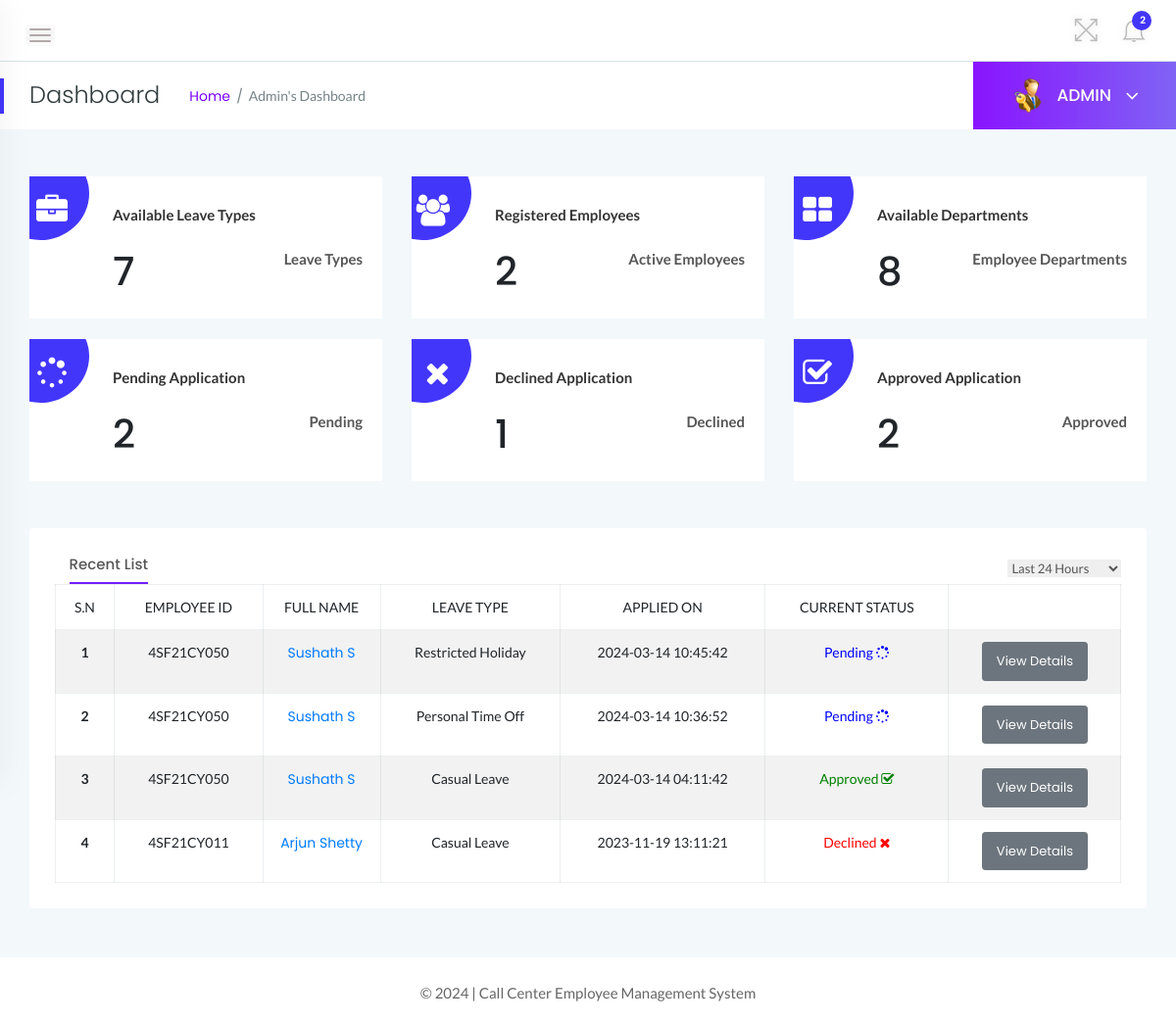
Screenshot of /admin/dashboard.php (signed in) with the database file from the repository.
### tables this page shows
CREATE TABLE `leaves` (
  `id` INT NOT NULL AUTO_INCREMENT,
  `LeaveType` VARCHAR(110) NOT NULL,
  `ToDate` DATE NOT NULL,
  `FromDate` DATE NOT NULL,
  `Description` MEDIUMTEXT NOT NULL,
  `PostingDate` TIMESTAMP NOT NULL DEFAULT CURRENT_TIMESTAMP,
  `AdminRemark` MEDIUMTEXT,
  `AdminRemarkDate` DATE,
  `Status` INT NOT NULL,
  `IsRead` INT NOT NULL,
  `empid` INT,
  PRIMARY KEY (`id`),
  FOREIGN KEY (`empid`) REFERENCES `employees`(`id`)
);

CREATE TABLE `employees` (
  `id` INT NOT NULL AUTO_INCREMENT,
  `EmpId` VARCHAR(100) NOT NULL,
  `FirstName` VARCHAR(150) NOT NULL,
  `LastName` VARCHAR(150) NOT NULL,
  `EmailId` VARCHAR(200) NOT NULL,
  `Password` VARCHAR(180) NOT NULL,
  `Gender` VARCHAR(100) NOT NULL,
  `Dob` DATE NOT NULL,
  `Department` INT,
  `Address` VARCHAR(255) NOT NULL,
  `City` VARCHAR(200) NOT NULL,
  `Country` VARCHAR(150) NOT NULL,
  `Phonenumber` CHAR(11) NOT NULL,
  `Status` INT NOT NULL,
  `RegDate` TIMESTAMP NOT NULL DEFAULT CURRENT_TIMESTAMP,
  PRIMARY KEY (`id`),
  FOREIGN KEY (`Department`) REFERENCES `departments`(`id`)
);

### admin/dashboard.php (the view, shortened to what this page needs)
<?php
    if(strlen($_SESSION['alogin'])==0){
        header('location:index.php');
    } else {
?>
<!doctype html>
<html class="no-js" lang="en">
<head>
    <link rel="stylesheet" href="../assets/css/bootstrap.min.css">
    <link rel="stylesheet" href="../assets/css/font-awesome.min.css">
    <link rel="stylesheet" href="../assets/css/themify-icons.css">
    <link rel="stylesheet" href="../assets/css/metisMenu.css">
    <link rel="stylesheet" href="../assets/css/owl.carousel.min.css">
    <link rel="stylesheet" href="../assets/css/slicknav.min.css">
    <link rel="stylesheet" href="https://www.amcharts.com/lib/3/plugins/export/export.css" type="text/css" media="all" />
    <link rel="stylesheet" href="../assets/css/typography.css">
    <link rel="stylesheet" href="../assets/css/default-css.css">
    <link rel="stylesheet" href="../assets/css/styles.css">
    <link rel="stylesheet" href="../assets/css/responsive.css">
</head>
<body>
    <div class="page-container">
        <div class="main-content">
            <div class="header-area">
                <div class="row align-items-center">
                    <div class="col-md-6 col-sm-8 clearfix">
                        <div class="nav-btn pull-left">
                            <span></span>
                            <span></span>
                            <span></span>
                        </div>
                    </div>
                    <div class="col-md-6 col-sm-4 clearfix">
                        <ul class="notification-area pull-right">
                            <li id="full-view"><i class="ti-fullscreen"></i></li>
                            <?php include '../includes/admin-notification.php'?>
                        </ul>
                    </div>
                </div>
            </div>
            <div class="page-title-area">
                <div class="row align-items-center">
                    <div class="col-sm-6">
                        <div class="breadcrumbs-area clearfix">
                            <h4 class="page-title pull-left">Dashboard</h4>
                            <ul class="breadcrumbs pull-left">
                                <li><a href="dashboard.php">Home</a></li>
                                <li><span>Admin's Dashboard</span></li>
                            </ul>
                        </div>
                    </div>
                    <div class="col-sm-6 clearfix">
                        <div class="user-profile pull-right">
                            <img class="avatar user-thumb" src="../assets/images/admin.png" alt="avatar">
                            <h4 class="user-name dropdown-toggle" data-toggle="dropdown">ADMIN <i class="fa fa-angle-down"></i></h4>
                        </div>
                    </div>
                </div>
            </div>
            <div class="main-content-inner">
                <div class="sales-report-area mt-5 mb-5">
                    <div class="row">
                        <div class="col-md-4">
                            <div class="single-report mb-xs-30">
                                <div class="s-report-inner pr--20 pt--30 mb-3">
                                    <div class="icon"><i class="fa fa-briefcase"></i></div>
                                    <div class="s-report-title d-flex justify-content-between">
                                        <h4 class="header-title mb-0">Available Leave Types</h4>
                                    </div>
                                    <div class="d-flex justify-content-between pb-2">
                                        <h1><?php include 'counters/leavetype-counter.php'?></h1>
                                        <span>Leave Types</span>
                                    </div>
                                </div>
                            </div>
                        </div>
                        <div class="col-md-4">
                            <div class="single-report mb-xs-30">
                                <div class="s-report-inner pr--20 pt--30 mb-3">
                                    <div class="icon"><i class="fa fa-users"></i></div>
                                    <div class="s-report-title d-flex justify-content-between">
                                        <h4 class="header-title mb-0">Registered Employees</h4>
                                    </div>
                                    <div class="d-flex justify-content-between pb-2">
                                        <h1><?php include 'counters/emp-counter.php'?></h1>
                                        <span>Active Employees</span>
                                    </div>
                                </div>
                            </div>
                        </div>
                        <div class="col-md-4">
                            <div class="single-report">
                                <div class="s-report-inner pr--20 pt--30 mb-3">
                                    <div class="icon"><i class="fa fa-th-large"></i></div>
                                    <div class="s-report-title d-flex justify-content-between">
                                        <h4 class="header-title mb-0">Available Departments</h4>
                                    </div>
                                    <div class="d-flex justify-content-between pb-2">
                                        <h1><?php include 'counters/dept-counter.php'?></h1>
                                        <span>Employee Departments</span>
                                    </div>
                                </div>
                            </div>
                        </div>
                    </div>
                    <br>
                    <div class="row">
                        <div class="col-md-4">
                            <div class="single-report mb-xs-30">
                                <div class="s-report-inner pr--20 pt--30 mb-3">
                                    <div class="icon"><i class="fa fa-spinner"></i></div>
                                    <div class="s-report-title d-flex justify-content-between">
                                        <h4 class="header-title mb-0">Pending Application</h4>
                                    </div>
                                    <div class="d-flex justify-content-between pb-2">
                                        <h1><?php include 'counters/pendingapp-counter.php'?></h1>
                                        <span>Pending</span>
                                    </div>
                                </div>
                            </div>
                        </div>
                        <div class="col-md-4">
                            <div class="single-report mb-xs-30">
                                <div class="s-report-inner pr--20 pt--30 mb-3">
                                    <div class="icon"><i class="fa fa-times"></i></div>
                                    <div class="s-report-title d-flex justify-content-between">
                                        <h4 class="header-title mb-0">Declined Application</h4>
                                    </div>
                                    <div class="d-flex justify-content-between pb-2">
                                        <h1><?php include 'counters/declineapp-counter.php'?></h1>
                                        <span>Declined</span>
                                    </div>
                                </div>
                            </div>
                        </div>
                        <div class="col-md-4">
                            <div class="single-report">
                                <div class="s-report-inner pr--20 pt--30 mb-3">
                                    <div class="icon"><i class="fa fa-check-square-o"></i></div>
                                    <div class="s-report-title d-flex justify-content-between">
                                        <h4 class="header-title mb-0">Approved Application</h4>
                                    </div>
                                    <div class="d-flex justify-content-between pb-2">
                                        <h1><?php include 'counters/approvedapp-counter.php'?></h1>
                                        <span>Approved</span>
                                    </div>
                                </div>
                            </div>
                        </div>
                    </div>
                </div>
                <div class="row">
                    <div class="col-12">
                        <div class="card">
                            <div class="card-body">
							<div class="d-sm-flex justify-content-between align-items-center">
                                    <div class="trd-history-tabs">
                                        <ul class="nav" role="tablist">
                                            <li>
                                                <a class="active" data-toggle="tab" href="dashboard.php" role="tab">Recent List</a>
                                            </li>
                                        </ul>
                                    </div>
                                    <select class="custome-select border-0 pr-3">
                                        <option selected>Last 24 Hours</option>
                                    </select>
                                </div>
                                        <div class="single-table">
                                            <div class="table-responsive">
                                                <table class="table table-hover table-bordered table-striped progress-table text-center">
                                                <thead class="text-uppercase">
                                                <tr>
                                                        <td>S.N</td>
                                                        <td>Employee ID</td>
                                                        <td width="120">Full Name</td>
                                                        <td>Leave Type</td>
                                                        <td>Applied On</td>
                                                        <td>Current Status</td>
                                                        <td></td>
                                                    </tr>
                                                </thead>
                                                <tbody>
                                                <?php
                                                    $sql = "SELECT leaves.id as lid,employees.FirstName,employees.LastName,employees.EmpId,employees.id,leaves.LeaveType,leaves.PostingDate,leaves.Status from leaves join employees on leaves.empid=employees.id order by lid desc limit 7";
                                                    $query = $dbh -> prepare($sql);
                                                    $query->execute();
                                                    $results=$query->fetchAll(PDO::FETCH_OBJ);
                                                    $cnt=1;
                                                    if($query->rowCount() > 0){
                                                    foreach($results as $result)
                                                    {
                                                ?>
                                        <tr>
                                            <td> <b><?php echo htmlentities($cnt);?></b></td>
                                            <td><?php echo htmlentities($result->EmpId);?></td>
                                            <td><a href="update-employee.php?empid=<?php echo htmlentities($result->id);?>" target="_blank"><?php echo htmlentities($result->FirstName." ".$result->LastName);?></a></td>
                                            <td><?php echo htmlentities($result->LeaveType);?></td>
                                            <td><?php echo htmlentities($result->PostingDate);?></td>
                                            <td><?php $stats=$result->Status;
                                            if($stats==1){
                                             ?>
                                                 <span style="color: green">Approved <i class="fa fa-check-square-o"></i></span>
                                                 <?php } if($stats==2)  { ?>
                                                <span style="color: red">Declined <i class="fa fa-times"></i></span>
                                                 <?php } if($stats==0)  { ?>
                                            <span style="color: blue">Pending <i class="fa fa-spinner"></i></span>
                                            <?php } ?>
                                             </td>
                                            <td><a href="employeeLeave-details.php?leaveid=<?php echo htmlentities($result->lid);?>" class="btn btn-secondary btn-sm">View Details</a></td>
                                            </tr>
                                                <?php $cnt++;} }?>
                                            </tbody>
                                                </table>
                                            </div>
                                        </div>
                                        </div>
                        </div>
                    </div>
                </div>
                </div>
            </div>
            <?php include '../includes/footer.php' ?>
        </div>
</body>
</html>
<?php } ?>

### rows the page displays
leaves: empid.EmpId "4SF21CY050", empid.LastName "Sushath S", LeaveType "Restricted Holiday", PostingDate "2024-03-14 10:45:42", Status "Pending"
leaves: empid.EmpId "4SF21CY050", empid.LastName "Sushath S", LeaveType "Personal Time Off", PostingDate "2024-03-14 10:36:52", Status "Pending"
leaves: empid.EmpId "4SF21CY050", empid.LastName "Sushath S", LeaveType "Casual Leave", PostingDate "2024-03-14 04:11:42", Status "Approved"
leaves: empid.EmpId "4SF21CY011", empid.LastName "Arjun Shetty", LeaveType "Casual Leave", PostingDate "2023-11-19 13:11:21", Status "Declined"

### other values shown
$unreadcount "2"
$leavtypcount "7"
$empcount "2"
$dptcount "8"
$leavtypcount "2"
$leavtypcount "1"
